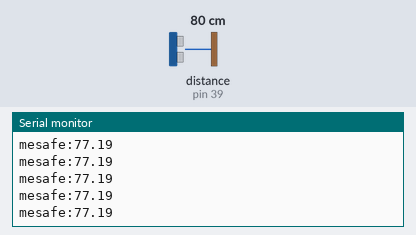
Recording of a sketch running on a simulated Arduino Mega 2560, built with avr-gcc and run on an emulated ATmega2560. On the bench: the last lines printed to the serial monitor. The inputs (shaded band) are chosen by the test bench; at power-on: distance to the obstacle (sensor on pin 39) 80 cm. The echo pulse lasts 58.3 µs per cm.

Above: at 1.2 s.
1.3 s: distance to the obstacle (sensor on pin 39) set to 2 cm
At 2.2 s:
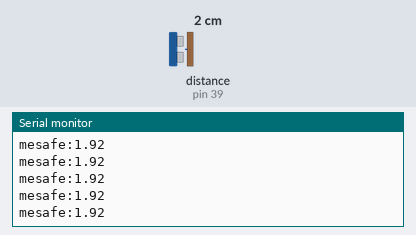
4.3 s: distance to the obstacle (sensor on pin 39) set to 18 cm
At 5.3 s:
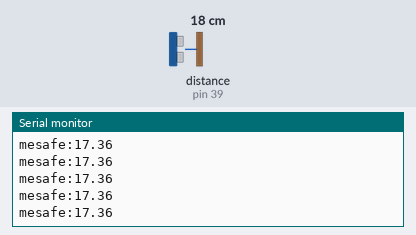
7.3 s: distance to the obstacle (sensor on pin 39) set to 4 cm
At 7.9 s:
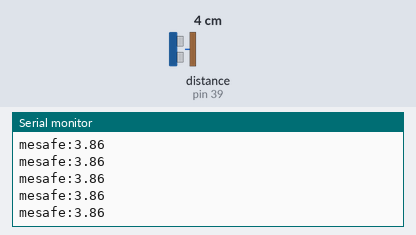
Timing chart, 0 to 10.3 s (numbered marks = the images above; inputs shaded):
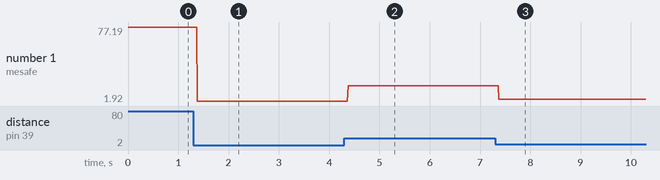

The sketch:

ultrasonicsnsor_test_hcsr04.ino
```cpp
#define echo 39
#define triq 41
float mesafe;
float sure;
float sicalik = 0;
float hiz ;
float mesafe_yer() {

  digitalWrite(triq,LOW);
  delayMicroseconds(2);
  digitalWrite(triq,HIGH);
  delayMicroseconds(10);
  digitalWrite(triq,LOW);
  float x;
  x= sqrt(1 + ( 27 / 273));
  hiz = 10000 / (331 * x);
  sure = pulseIn(echo,HIGH);
  mesafe = sure / hiz  / 2;

  Serial.print("mesafe:");
  Serial.print(mesafe);
  Serial.println(" ");

  return mesafe;
}
void setup() {
  // put your setup code here, to run once:
  Serial.begin(9600);
  pinMode(triq,OUTPUT);
  pinMode(echo,INPUT);
}

void loop() {
  // put your main code here, to run repeatedly:
mesafe_yer();
}
```

Measured:
- after the input at 1.3 s, the serial monitor: prints a new line after 0.08 s (image 1)
- after the input at 4.3 s, the serial monitor: prints a new line after 0.08 s (image 2)
- after the input at 7.3 s, the serial monitor: prints a new line after 0.07 s (image 3)
- plotted number 1: 77.19 → 1.92 after the input at 1.3 s, 1.92 → 17.36 after the input at 4.3 s, 17.36 → 3.86 after the input at 7.3 s
